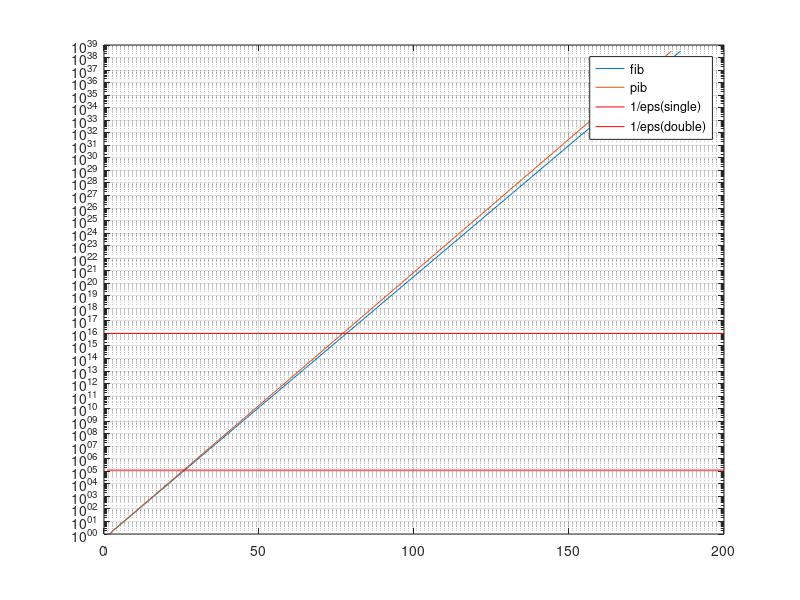
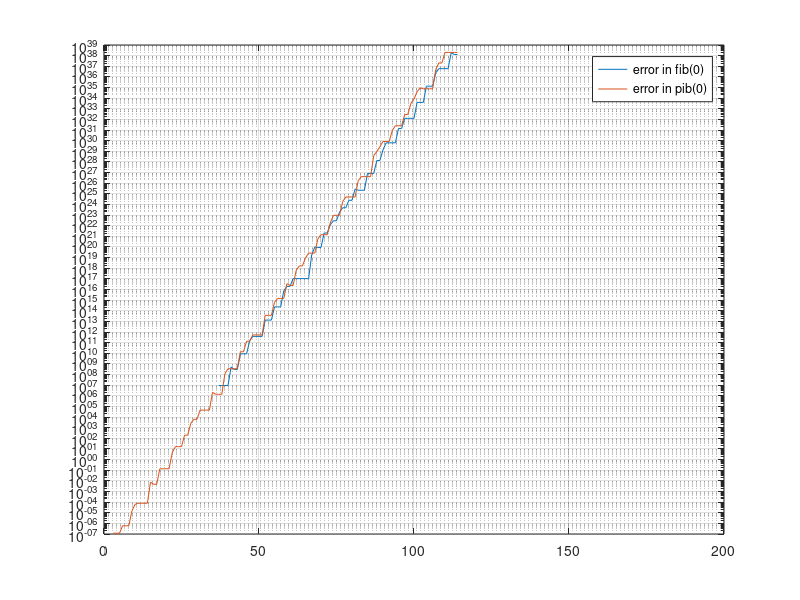

Source code (MATLAB) for these figures, in order:
% fib(i) and pib(i) refers to i-1 th term in the respective sequences.
c=1+(sqrt(3)/100);
sz=200;
fib = single(zeros(1,sz));
pib = single(zeros(1,sz));
newfibzero= single(zeros(1,sz));
newpibzero= single(zeros(1,sz));
fib(1)=1;
fib(2)=1;
pib(1)=1;
pib(2)=1;

for i=3:sz
    fib(i)=fib(i-1)+fib(i-2);
    pib(i)=c*pib(i-1)+pib(i-2);
end

newfibzero(1)=1;
newfibzero(2)=1;
for n=sz:-1:3
    temp1=fib(n);
    temp2=fib(n-1);
    for k=n-2:-1:1
        dummy=temp2;
        temp2=temp1-temp2; 
        temp1=dummy;
    end
    newfibzero(n)=temp2;
end

newpibzero(1)=1;
newpibzero(2)=1;
for n=sz:-1:3
    temp1=pib(n);
    temp2=pib(n-1);
    for k=n-2:-1:1
        dummy=temp2;
        temp2=temp1-c*temp2;
        temp1=dummy;
    end
    newpibzero(n)=temp2;
end

figure(1)
semilogy(fib,'-');
hold on;
semilogy(pib,'-');
line([1,sz],[125000 125000],'Color','r');
line([1,sz],[10^16 10^16],'Color','r');
legend('fib','pib','1/eps(single)','1/eps(double)');
grid on;

figure(2)
semilogy(abs(1-newfibzero),'-');
hold on;
semilogy(abs(1-newpibzero),'-');
legend('error in fib(0)','error in pib(0)');
grid on;